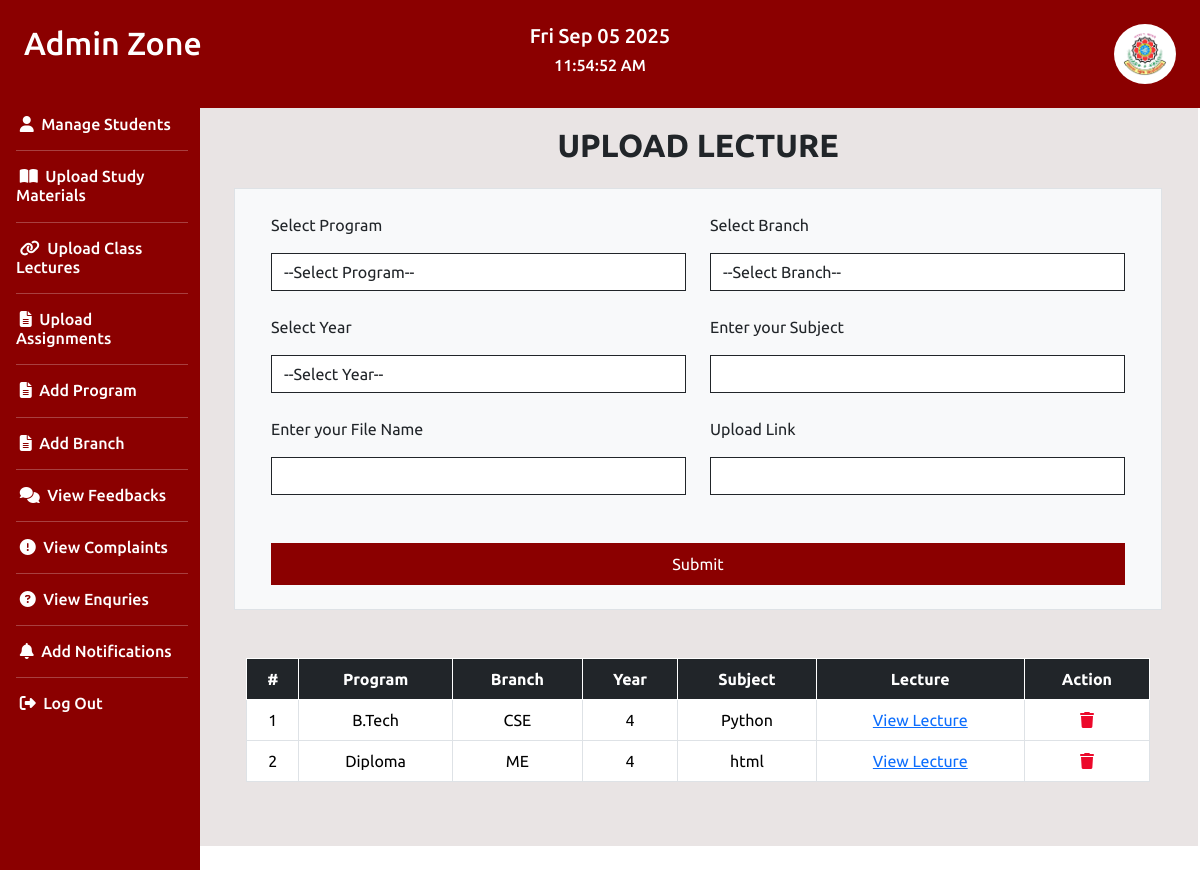
/uploadlecture (signed in), run on the app's committed database.
### egyanportal/models.py (models this page shows)
class lecture(models.Model):
    id = models.IntegerField(primary_key=True, auto_created=True)
    program = models.CharField(max_length=200)
    Branch = models.CharField(max_length=200)
    Year = models.IntegerField()
    subject = models.CharField(max_length=500)
    file_name = models.CharField(max_length=200)
    link = models.CharField(max_length=100)

### egyanportal/views.py (the view)
# urls.py: path('uploadlecture', uploadlecture, name='uploadlecture'),
@cache_control(no_cache=True,must_revalidate=True,no_store=True)
def uploadlecture(request):
    if 'adminid' in request.session:
        uls = lecture.objects.all()
        return render(request, 'uploadlecture.html',{'uls':uls})
    else:
        return redirect('homelogin')

### egyanportal/templates/uploadlecture.html (shortened to what this page needs)
<!DOCTYPE html>
{% extends 'adminzone.html' %}
{% load static %}
    {% block mainadmin %}
    <h2 class="text-center fw-bold mt-2">UPLOAD LECTURE</h2>
    <form action="{% url 'lecturesave' %}" method="post" enctype="multipart/form-data">
        <div class="row border p-4 mt-4 bg-light">
            <div class="col-md-6">
                <p>Select Program</p>
                <select name="program" id="" class="form-control rounded-0 border-dark">
                    <option value="">--Select Program--</option>
                </select>
            </div>
            <div class="col-md-6">
                <p>Select Branch</p>
                <select name="Branch" id="" class="form-control rounded-0 border-dark">
                    <option value="">--Select Branch--</option>
                </select>
            </div>
            <div class="col-md-6 mt-4">
                <p>Select Year</p>
                <select name="Year" id="" class="form-control rounded-0 border-dark">
                    <option value="">--Select Year--</option>
                </select>
            </div>
            <div class="col-md-6 mt-4">
                <p>Enter your Subject</p>
                <input type="text" name="subject" class="form-control rounded-0 border-dark">
            </div>
            <div class="col-md-6 mt-4">
                <p>Enter your File Name</p>
                <input type="text" name="file_name" class="form-control rounded-0 border-dark">
            </div>
            <div class="col-md-6 mt-4">
                <p>Upload Link</p>
                <input type="text" name="link" class="form-control rounded-0 border-dark">
            </div>
            <div class="col-md-12 mt-5">
                <input type="submit" name="" class="btn w-100 rounded-0 p-2" style="background-color: darkred; color: white;">
            </div>
        </div>
    </form>
    <div class="row mt-5">
        <div class="col-md-12">
            <table class="table table-bordered text-center">
                <tr class="table-dark" style="border: 1px solid white;">
                    <th style="color: white;">#</th>
                    <th style="color: white;">Program</th>
                    <th style="color: white;">Branch</th>
                    <th style="color: white;">Year</th>
                    <th style="color: white;">Subject</th>
                    <th style="color: white;">Lecture</th>
                    <th style="color: white;">Action</th>
                </tr>
                {% for i in uls %}
                <tr>
                    <td>{{i.id}}</td>
                    <td>{{i.program}}</td>
                    <td>{{i.Branch}}</td>
                    <td>{{i.Year}}</td>
                    <td>{{i.subject}}</td>
                    <td><a href="{{i.link}}" target="_blank">View Lecture</a></td>
                    <td><a href="{% url 'deletelect' i.id %}"><i class="fa-solid fa-trash" style="color: #ec092b;"></i></a></td>
                </tr>
                {% endfor %}
            </table>
        </div>
    </div>
    {% endblock %}

### data on the page
lecture: id "1", program "B.Tech", Branch "CSE", Year "4", subject "Python"
lecture: id "2", program "Diploma", Branch "ME", Year "4", subject "html"
